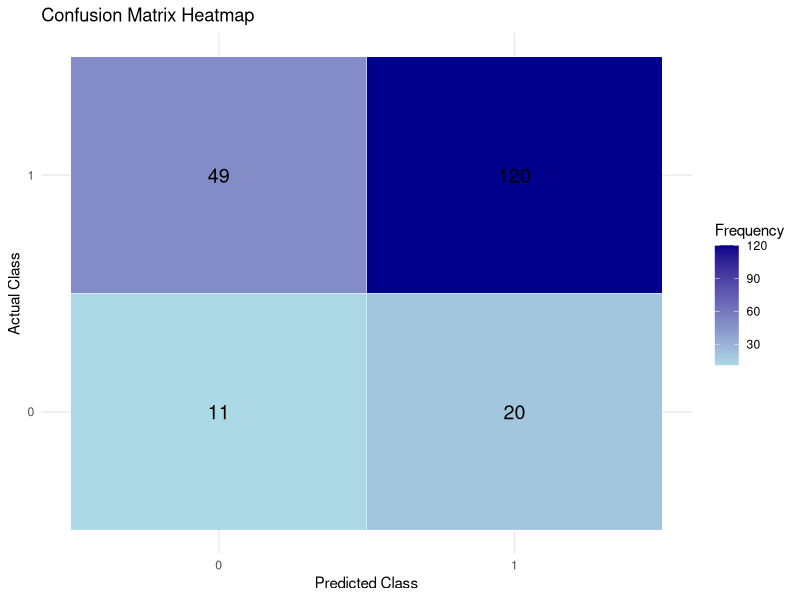
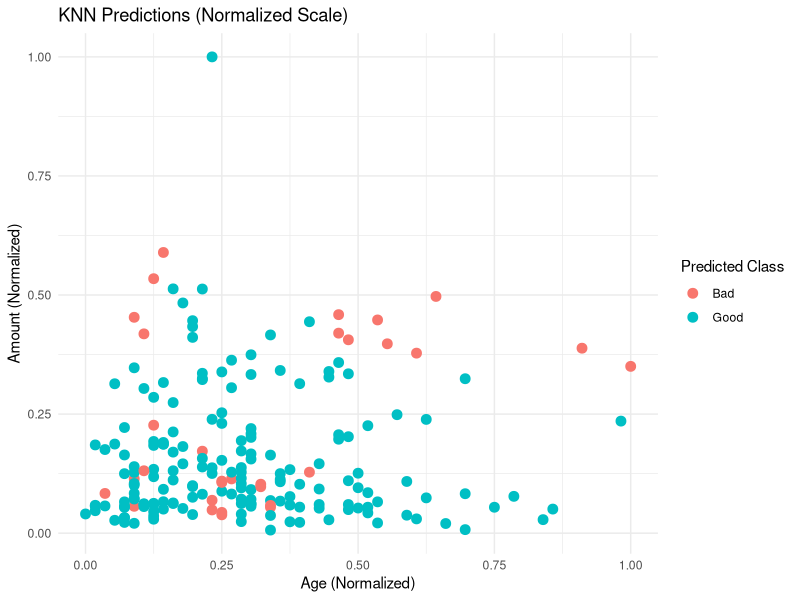
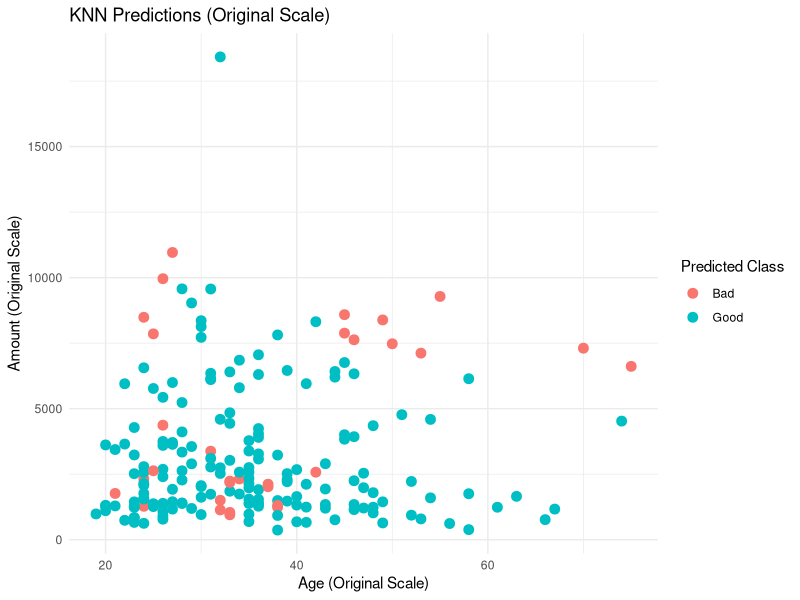
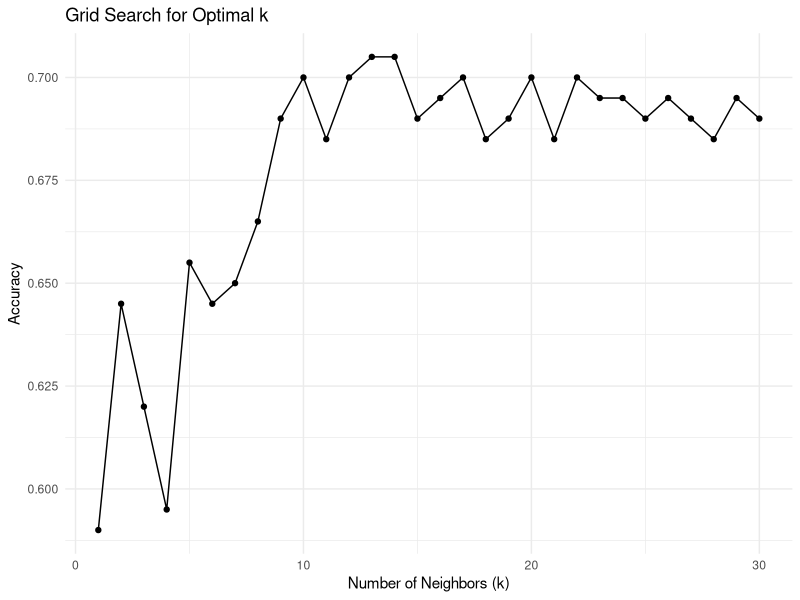
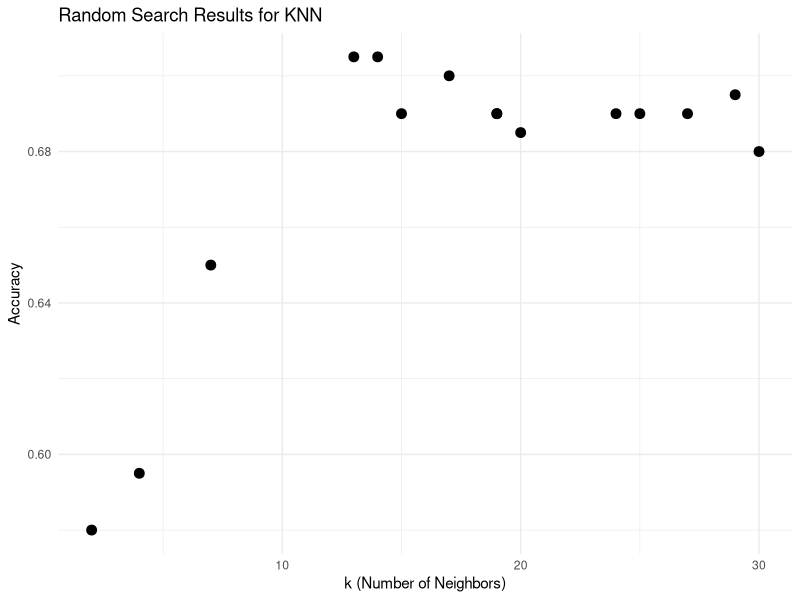

These charts were generated, in order, by the following R code:
# Load and preprocess the data
library(caret)
data("GermanCredit")
View(GermanCredit)
GermanCredit$Class <- factor(GermanCredit$Class, levels = c("Good", "Bad"))

# Data Preparation----
# Select only numeric predictors and the target
GermanCredit_subset <- GermanCredit[, c("Age", "Amount","Class")]
GermanCredit_subset <- GermanCredit_subset[complete.cases(GermanCredit_subset), ]

# Normalize features
normalize <- function(x) (x - min(x)) / (max(x) - min(x))
GermanCredit_subset$Age <- normalize(GermanCredit_subset$Age)
GermanCredit_subset$Amount <- normalize(GermanCredit_subset$Amount)

# Split data into training and testing sets
set.seed(123)
train_index <- createDataPartition(GermanCredit_subset$Class, p = 0.8, list = FALSE)
GermanCredit_Train <- GermanCredit_subset[train_index, ]
GermanCredit_Test <- GermanCredit_subset[-train_index, ]

# Convert target variable to binary (Perceptron requires numeric output)
GermanCredit_Train$Class <- ifelse(GermanCredit_Train$Class == "Good", 1, 0)
GermanCredit_Test$Class <- ifelse(GermanCredit_Test$Class == "Good", 1, 0)

# Train-Test----
# Load necessary library
library(class)

# Extract features and target variable
train_features <- GermanCredit_Train[, c("Age", "Amount")]
train_labels <- GermanCredit_Train$Class
test_features <- GermanCredit_Test[, c("Age", "Amount")]
test_labels <- GermanCredit_Test$Class


# Train and predict using KNN
knn_predictions <- knn(
  train = train_features,
  test = test_features,
  cl = train_labels,
  k = 5,
  p = 2  # 1:Manhattan, 2: Euclidan, inf:Chebyshev distance)
)

# Evaluate performance
confusion_matrix <- table(Predicted = knn_predictions, Actual = test_labels)
print(confusion_matrix)

# Calculate accuracy
accuracy <- sum(diag(confusion_matrix)) / sum(confusion_matrix)
cat("Accuracy:", accuracy, "\n")

# Visualize heatmap----
# Load necessary libraries
library(ggplot2)
library(reshape2)

# Generate the confusion matrix (example using caret's confusionMatrix)
conf_matrix <- confusionMatrix(factor(knn_predictions), factor(GermanCredit_Test$Class))

# Convert confusion matrix to a data frame
conf_matrix_df <- as.data.frame(conf_matrix$table)

# Rename columns for clarity
colnames(conf_matrix_df) <- c("Actual", "Predicted", "Freq")

# Create a heatmap using ggplot2
ggplot(data = conf_matrix_df, aes(x = Predicted, y = Actual, fill = Freq)) +
  geom_tile(color = "white") +
  geom_text(aes(label = Freq), color = "black", size = 5) + # Add text for frequency
  scale_fill_gradient(low = "lightblue", high = "darkblue") +
  labs(title = "Confusion Matrix Heatmap",
       x = "Predicted Class",
       y = "Actual Class",
       fill = "Frequency") +
  theme_minimal()

# Visualize the prediction test (Normalize)----
# Load ggplot2 library
library(ggplot2)

# Ensure predicted class numbers are converted to labels
GermanCredit_Test$Predicted <- ifelse(knn_predictions == 1, "Good", "Bad")

# Visualize predictions with normalized scales
ggplot(GermanCredit_Test, aes(x = Age, y = Amount, color = Predicted)) +
  geom_point(size = 3) +
  labs(
    title = "KNN Predictions (Normalized Scale)",
    x = "Age (Normalized)",
    y = "Amount (Normalized)",
    color = "Predicted Class"
  ) +
  theme_minimal()

# Visualize the prediction test----
# Save min and max values during normalization
age_min <- min(GermanCredit[, "Age"], na.rm = TRUE)
age_max <- max(GermanCredit[, "Age"], na.rm = TRUE)
amount_min <- min(GermanCredit[, "Amount"], na.rm = TRUE)
amount_max <- max(GermanCredit[, "Amount"], na.rm = TRUE)

# Function to inverse normalize
inverse_normalize <- function(x, min_val, max_val) {
  x * (max_val - min_val) + min_val
}

# Apply inverse normalization to the test data
GermanCredit_Test$Age_Original <- inverse_normalize(GermanCredit_Test$Age, age_min, age_max)
GermanCredit_Test$Amount_Original <- inverse_normalize(GermanCredit_Test$Amount, amount_min, amount_max)

# Visualize predictions with original scales
ggplot(GermanCredit_Test, aes(x = Age_Original, y = Amount_Original, color = Predicted)) +
  geom_point(size = 3) +
  labs(
    title = "KNN Predictions (Original Scale)",
    x = "Age (Original Scale)",
    y = "Amount (Original Scale)",
    color = "Predicted Class"
  ) +
  theme_minimal()




# Hyperparameter: Grid-Search to find the best k----
grid_search_knn <- function(train_features, train_labels, test_features, test_labels, k_values) {
  results <- data.frame(k = integer(), accuracy = numeric())
  
  for (k in k_values) {
    # Train and predict using KNN
    knn_predictions <- knn(
      train = train_features,
      test = test_features,
      cl = train_labels,
      k = k
    )
    # Evaluate accuracy
    accuracy <- mean(knn_predictions == test_labels)
    # Store results
    results <- rbind(results, data.frame(k = k, accuracy = accuracy))
  }
  # Return sorted results
  results[order(-results$accuracy), ]
}

# Define range of k values
k_values <- 1:30  # Test k values from 1 to 30

# Perform grid search
grid_results <- grid_search_knn(
  train_features = train_features,
  train_labels = train_labels,
  test_features = test_features,
  test_labels = test_labels,
  k_values = k_values
)
grid_results[order(grid_results$k), ]       #grid_results$k

# Best k
best_k <- grid_results[1, "k"]
cat("Best k:", best_k, "with accuracy:", grid_results[1, "accuracy"], "\n")

library(ggplot2)
ggplot(grid_results, aes(x = k, y = accuracy)) +
  geom_line() +
  geom_point() +
  labs(title = "Grid Search for Optimal k", x = "Number of Neighbors (k)", y = "Accuracy") +
  theme_minimal()


# Hyperparameter: Random-Search to find the best k----
# Random Search Function
random_search_knn <- function(train_features, train_labels, test_features, test_labels, k_range, n_trials) {
  results <- data.frame(k = integer(), accuracy = numeric())
  
  for (i in 1:n_trials) {
    # Randomly sample k
    k <- sample(k_range, 1)  # Sample one k from the range
    
    # Train and predict using KNN
    knn_predictions <- knn(
      train = train_features,
      test = test_features,
      cl = train_labels,
      k = k
    )
    
    # Evaluate accuracy
    accuracy <- mean(knn_predictions == test_labels)
    
    # Store results
    results <- rbind(results, data.frame(k = k, accuracy = accuracy))
  }
  
  # Return sorted results
  results[order(-results$accuracy), ]  # Sort by accuracy in descending order
}

# Parameters for Random Search
k_range <- 1:30  # Range of k-values to search
n_trials <- 15   # Number of random trials

# Perform random search
random_results <- random_search_knn(
  train_features = train_features,
  train_labels = train_labels,
  test_features = test_features,
  test_labels = test_labels,
  k_range = k_range,
  n_trials = n_trials
)

# Display results
print(random_results)

random_results[order(-random_results$accuracy), ]       #random_results$k

# Best k
best_k <- random_results[1, "k"]
cat("Best k:", best_k, "with accuracy:", random_results[1, "accuracy"], "\n")

library(ggplot2)
ggplot(random_results, aes(x = k, y = accuracy)) +
  geom_point(size = 3) +
  labs(title = "Random Search Results for KNN", 
       x = "k (Number of Neighbors)", 
       y = "Accuracy") +
  theme_minimal()

